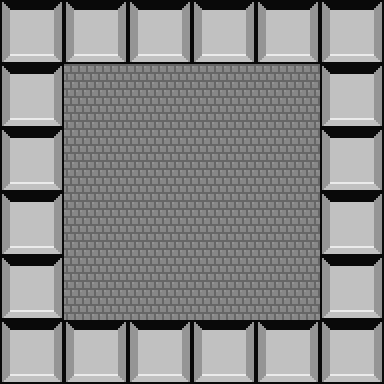

A 2D game scene composited from a Tiled map and its tileset images. What follows is a short description and the map's XML, with every tile layer's data as written:
An orthogonal 6x6 tile map with 64x64 px tiles, 1 tile layer (Tile Layer 1), 2 tilesets.

<map version="1.0" orientation="orthogonal" width="6" height="6" tilewidth="64" tileheight="64">
 <properties>
  <property name="name" value="Steve's Map" />
 </properties>
 <tileset firstgid="1" name="graphics" tilewidth="64" tileheight="64">
  <image source="graphics2x-basic.png" width="640" height="1344" />
 </tileset>
 <tileset firstgid="211" name="walls" tilewidth="64" tileheight="64">
  <image source="graphics2x-walls.png" width="128" height="1024" />
 </tileset>
 <layer name="Tile Layer 1" width="6" height="6">
  <data>
   	<tile gid="67" /><tile gid="67" /><tile gid="67" /><tile gid="67" /><tile gid="67" /><tile gid="67" />
   	<tile gid="67" /><tile gid="57" /><tile gid="57" /><tile gid="57" /><tile gid="57" /><tile gid="67" />
   	<tile gid="67" /><tile gid="57" /><tile gid="57" /><tile gid="57" /><tile gid="57" /><tile gid="67" />
   	<tile gid="67" /><tile gid="57" /><tile gid="57" /><tile gid="57" /><tile gid="57" /><tile gid="67" />
   	<tile gid="67" /><tile gid="57" /><tile gid="57" /><tile gid="57" /><tile gid="57" /><tile gid="67" />
   	<tile gid="67" /><tile gid="67" /><tile gid="67" /><tile gid="67" /><tile gid="67" /><tile gid="67" />
   </data>
 </layer>
</map>
